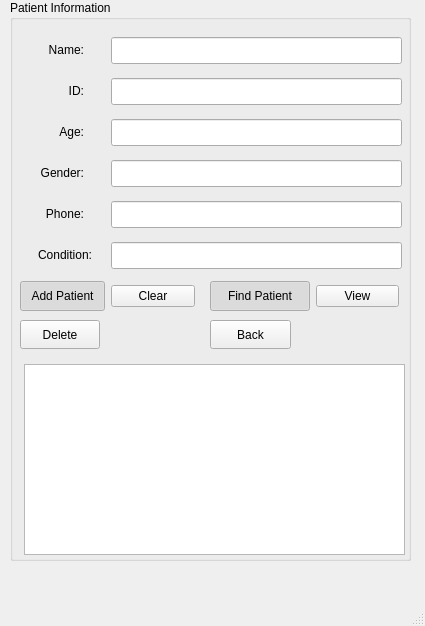
<?xml version="1.0" encoding="UTF-8"?>
<ui version="4.0">
 <class>PatientForm</class>
 <widget class="QMainWindow" name="PatientForm">
  <property name="geometry">
   <rect>
    <x>0</x>
    <y>0</y>
    <width>425</width>
    <height>626</height>
   </rect>
  </property>
  <property name="windowTitle">
   <string>MainWindow</string>
  </property>
  <widget class="QWidget" name="centralwidget">
   <widget class="QGroupBox" name="groupBox">
    <property name="geometry">
     <rect>
      <x>10</x>
      <y>0</y>
      <width>401</width>
      <height>561</height>
     </rect>
    </property>
    <property name="minimumSize">
     <size>
      <width>300</width>
      <height>100</height>
     </size>
    </property>
    <property name="title">
     <string>Patient Information</string>
    </property>
    <widget class="QLabel" name="label">
     <property name="geometry">
      <rect>
       <x>14</x>
       <y>37</y>
       <width>60</width>
       <height>25</height>
      </rect>
     </property>
     <property name="minimumSize">
      <size>
       <width>60</width>
       <height>25</height>
      </size>
     </property>
     <property name="text">
      <string>Name:</string>
     </property>
     <property name="alignment">
      <set>Qt::AlignmentFlag::AlignRight|Qt::AlignmentFlag::AlignTrailing|Qt::AlignmentFlag::AlignVCenter</set>
     </property>
    </widget>
    <widget class="QLineEdit" name="nameEdit">
     <property name="geometry">
      <rect>
       <x>101</x>
       <y>37</y>
       <width>291</width>
       <height>27</height>
      </rect>
     </property>
     <property name="minimumSize">
      <size>
       <width>200</width>
       <height>25</height>
      </size>
     </property>
     <property name="text">
      <string/>
     </property>
    </widget>
    <widget class="QLabel" name="label_2">
     <property name="geometry">
      <rect>
       <x>14</x>
       <y>78</y>
       <width>60</width>
       <height>25</height>
      </rect>
     </property>
     <property name="minimumSize">
      <size>
       <width>60</width>
       <height>25</height>
      </size>
     </property>
     <property name="text">
      <string>ID:</string>
     </property>
     <property name="alignment">
      <set>Qt::AlignmentFlag::AlignRight|Qt::AlignmentFlag::AlignTrailing|Qt::AlignmentFlag::AlignVCenter</set>
     </property>
    </widget>
    <widget class="QLineEdit" name="idEdit">
     <property name="geometry">
      <rect>
       <x>101</x>
       <y>78</y>
       <width>291</width>
       <height>27</height>
      </rect>
     </property>
     <property name="minimumSize">
      <size>
       <width>200</width>
       <height>25</height>
      </size>
     </property>
     <property name="text">
      <string/>
     </property>
    </widget>
    <widget class="QLabel" name="label_3">
     <property name="geometry">
      <rect>
       <x>14</x>
       <y>119</y>
       <width>60</width>
       <height>25</height>
      </rect>
     </property>
     <property name="minimumSize">
      <size>
       <width>60</width>
       <height>25</height>
      </size>
     </property>
     <property name="text">
      <string>Age:</string>
     </property>
     <property name="alignment">
      <set>Qt::AlignmentFlag::AlignRight|Qt::AlignmentFlag::AlignTrailing|Qt::AlignmentFlag::AlignVCenter</set>
     </property>
    </widget>
    <widget class="QLineEdit" name="ageEdit">
     <property name="geometry">
      <rect>
       <x>101</x>
       <y>119</y>
       <width>291</width>
       <height>27</height>
      </rect>
     </property>
     <property name="minimumSize">
      <size>
       <width>200</width>
       <height>25</height>
      </size>
     </property>
    </widget>
    <widget class="QLabel" name="label_7">
     <property name="geometry">
      <rect>
       <x>14</x>
       <y>160</y>
       <width>60</width>
       <height>25</height>
      </rect>
     </property>
     <property name="minimumSize">
      <size>
       <width>60</width>
       <height>25</height>
      </size>
     </property>
     <property name="text">
      <string>Gender:</string>
     </property>
     <property name="alignment">
      <set>Qt::AlignmentFlag::AlignRight|Qt::AlignmentFlag::AlignTrailing|Qt::AlignmentFlag::AlignVCenter</set>
     </property>
    </widget>
    <widget class="QLineEdit" name="genderEdit">
     <property name="geometry">
      <rect>
       <x>101</x>
       <y>160</y>
       <width>291</width>
       <height>27</height>
      </rect>
     </property>
     <property name="minimumSize">
      <size>
       <width>200</width>
       <height>25</height>
      </size>
     </property>
    </widget>
    <widget class="QLabel" name="label_4">
     <property name="geometry">
      <rect>
       <x>14</x>
       <y>201</y>
       <width>60</width>
       <height>25</height>
      </rect>
     </property>
     <property name="minimumSize">
      <size>
       <width>60</width>
       <height>25</height>
      </size>
     </property>
     <property name="text">
      <string>Phone:</string>
     </property>
     <property name="alignment">
      <set>Qt::AlignmentFlag::AlignRight|Qt::AlignmentFlag::AlignTrailing|Qt::AlignmentFlag::AlignVCenter</set>
     </property>
    </widget>
    <widget class="QLineEdit" name="phoneEdit">
     <property name="geometry">
      <rect>
       <x>101</x>
       <y>201</y>
       <width>291</width>
       <height>27</height>
      </rect>
     </property>
     <property name="minimumSize">
      <size>
       <width>200</width>
       <height>25</height>
      </size>
     </property>
    </widget>
    <widget class="QLabel" name="label_5">
     <property name="geometry">
      <rect>
       <x>14</x>
       <y>242</y>
       <width>68</width>
       <height>25</height>
      </rect>
     </property>
     <property name="minimumSize">
      <size>
       <width>60</width>
       <height>25</height>
      </size>
     </property>
     <property name="text">
      <string>Condition:</string>
     </property>
     <property name="alignment">
      <set>Qt::AlignmentFlag::AlignRight|Qt::AlignmentFlag::AlignTrailing|Qt::AlignmentFlag::AlignVCenter</set>
     </property>
    </widget>
    <widget class="QLineEdit" name="conditionEdit">
     <property name="geometry">
      <rect>
       <x>101</x>
       <y>242</y>
       <width>291</width>
       <height>27</height>
      </rect>
     </property>
     <property name="minimumSize">
      <size>
       <width>200</width>
       <height>25</height>
      </size>
     </property>
    </widget>
    <widget class="QTextEdit" name="resultDisplay">
     <property name="geometry">
      <rect>
       <x>14</x>
       <y>364</y>
       <width>381</width>
       <height>191</height>
      </rect>
     </property>
     <property name="minimumSize">
      <size>
       <width>100</width>
       <height>120</height>
      </size>
     </property>
     <property name="readOnly">
      <bool>true</bool>
     </property>
    </widget>
    <widget class="QWidget" name="layoutWidget">
     <property name="geometry">
      <rect>
       <x>10</x>
       <y>280</y>
       <width>175</width>
       <height>32</height>
      </rect>
     </property>
     <layout class="QHBoxLayout" name="horizontalLayout">
      <item>
       <widget class="QPushButton" name="addButton">
        <property name="minimumSize">
         <size>
          <width>50</width>
          <height>30</height>
         </size>
        </property>
        <property name="text">
         <string>Add Patient</string>
        </property>
        <property name="checkable">
         <bool>true</bool>
        </property>
        <property name="checked">
         <bool>true</bool>
        </property>
       </widget>
      </item>
      <item>
       <widget class="QPushButton" name="clearButton">
        <property name="text">
         <string>Clear</string>
        </property>
       </widget>
      </item>
     </layout>
    </widget>
    <widget class="QPushButton" name="deleteButton">
     <property name="geometry">
      <rect>
       <x>10</x>
       <y>320</y>
       <width>80</width>
       <height>29</height>
      </rect>
     </property>
     <property name="text">
      <string>Delete</string>
     </property>
    </widget>
    <widget class="QPushButton" name="backFormButton">
     <property name="geometry">
      <rect>
       <x>200</x>
       <y>320</y>
       <width>81</width>
       <height>29</height>
      </rect>
     </property>
     <property name="text">
      <string>Back</string>
     </property>
    </widget>
    <widget class="QWidget" name="layoutWidget">
     <property name="geometry">
      <rect>
       <x>200</x>
       <y>280</y>
       <width>189</width>
       <height>32</height>
      </rect>
     </property>
     <layout class="QHBoxLayout" name="horizontalLayout_3">
      <item>
       <widget class="QPushButton" name="findButton">
        <property name="minimumSize">
         <size>
          <width>100</width>
          <height>30</height>
         </size>
        </property>
        <property name="text">
         <string>Find Patient</string>
        </property>
        <property name="checkable">
         <bool>true</bool>
        </property>
        <property name="checked">
         <bool>true</bool>
        </property>
       </widget>
      </item>
      <item>
       <widget class="QPushButton" name="viewButton">
        <property name="text">
         <string>View</string>
        </property>
       </widget>
      </item>
     </layout>
    </widget>
   </widget>
  </widget>
  <widget class="QMenuBar" name="menubar">
   <property name="geometry">
    <rect>
     <x>0</x>
     <y>0</y>
     <width>425</width>
     <height>25</height>
    </rect>
   </property>
  </widget>
  <widget class="QStatusBar" name="statusbar"/>
 </widget>
 <resources/>
 <connections/>
</ui>
